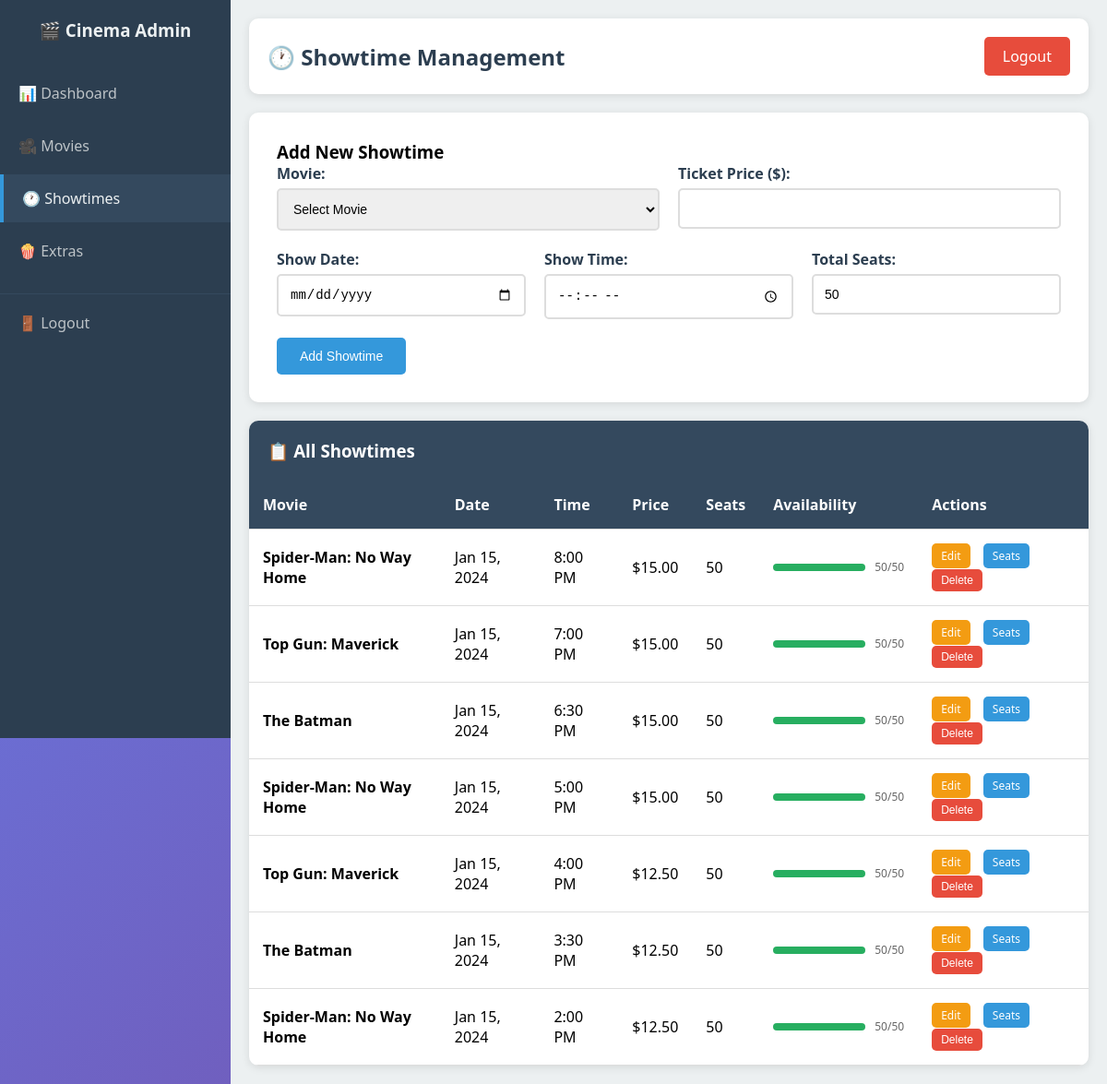
The app's page /admin/showtimes.php (signed in) with its own data.
### tables this page shows
CREATE TABLE showtimes (
    id INT PRIMARY KEY AUTO_INCREMENT,
    movie_id INT,
    show_date DATE NOT NULL,
    show_time TIME NOT NULL,
    total_seats INT DEFAULT 50,
    available_seats INT DEFAULT 50,
    price DECIMAL(10,2) NOT NULL,
    FOREIGN KEY (movie_id) REFERENCES movies(id) ON DELETE CASCADE
);

CREATE TABLE movies (
    id INT PRIMARY KEY AUTO_INCREMENT,
    title VARCHAR(255) NOT NULL,
    description TEXT,
    trailer_url VARCHAR(500),
    poster_image VARCHAR(255),
    duration INT,  
    rating VARCHAR(10),
    status ENUM('active', 'inactive') DEFAULT 'active',
    created_at TIMESTAMP DEFAULT CURRENT_TIMESTAMP
);

### admin/showtimes.php (the view, shortened to what this page needs)
<?php
$pdo = getDBConnection();
$editShowtime = null;
try {
    $stmt = $pdo->query("
        SELECT s.*, m.title as movie_title
        FROM showtimes s
        JOIN movies m ON s.movie_id = m.id
        ORDER BY s.show_date DESC, s.show_time DESC
    ");
    $showtimes = $stmt->fetchAll();
} catch (PDOException $e) {
    $error = 'Error loading showtimes';
    $showtimes = [];
}
?>
<!DOCTYPE html>
<html lang="en">
<head>
    <link rel="stylesheet" href="../assets/css/admin.css">
</head>
<body>
    <div class="admin-container">
        <?php include 'includes/sidebar.php'; ?>
        <div class="main-content">
            <div class="header">
                <h1>🕐 Showtime Management</h1>
                <a href="?logout=1" class="logout-btn">Logout</a>
            </div>
            <div class="form-container">
                <h3><?php echo $editShowtime ? 'Edit Showtime' : 'Add New Showtime'; ?></h3>
                <form method="POST" action="">
                    <div style="display: grid; grid-template-columns: 1fr 1fr; gap: 20px;">
                        <div class="form-group">
                            <label for="movie_id">Movie:</label>
                            <select id="movie_id" name="movie_id" required>
                                <option value="">Select Movie</option>
                            </select>
                        </div>
                        <div class="form-group">
                            <label for="price">Ticket Price ($):</label>
                            <input type="number" id="price" name="price" step="0.01" min="0" required
                                   value="<?php echo htmlspecialchars($editShowtime['price'] ?? ''); ?>">
                        </div>
                    </div>
                    <div style="display: grid; grid-template-columns: 1fr 1fr <?php echo $editShowtime ? '' : '1fr'; ?>; gap: 20px;">
                        <div class="form-group">
                            <label for="show_date">Show Date:</label>
                            <input type="date" id="show_date" name="show_date" required
                                   value="<?php echo htmlspecialchars($editShowtime['show_date'] ?? ''); ?>"
                                   min="<?php echo date('Y-m-d'); ?>">
                        </div>
                        <div class="form-group">
                            <label for="show_time">Show Time:</label>
                            <input type="time" id="show_time" name="show_time" required
                                   value="<?php echo htmlspecialchars($editShowtime['show_time'] ?? ''); ?>">
                        </div>
                        <?php if (!$editShowtime): ?>
                            <div class="form-group">
                                <label for="total_seats">Total Seats:</label>
                                <input type="number" id="total_seats" name="total_seats" min="10" max="100" value="50" required>
                            </div>
                        <?php endif; ?>
                    </div>
                    <button type="submit" class="btn btn-primary">
                        <?php echo $editShowtime ? 'Update Showtime' : 'Add Showtime'; ?>
                    </button>
                </form>
            </div>
            <div class="table-container">
                <h3 style="padding: 20px; margin: 0; background: #34495e; color: white;">📋 All Showtimes</h3>
                <table>
                    <thead>
                        <tr>
                            <th>Movie</th>
                            <th>Date</th>
                            <th>Time</th>
                            <th>Price</th>
                            <th>Seats</th>
                            <th>Availability</th>
                            <th>Actions</th>
                        </tr>
                    </thead>
                    <tbody>
                        <?php foreach ($showtimes as $showtime): ?>
                            <tr>
                                <td><strong><?php echo htmlspecialchars($showtime['movie_title']); ?></strong></td>
                                <td><?php echo date('M j, Y', strtotime($showtime['show_date'])); ?></td>
                                <td><?php echo date('g:i A', strtotime($showtime['show_time'])); ?></td>
                                <td>$<?php echo number_format($showtime['price'], 2); ?></td>
                                <td><?php echo $showtime['total_seats']; ?></td>
                                <td>
                                    <div style="display: flex; align-items: center; gap: 10px;">
                                        <div style="width: 100px; height: 8px; background: #ddd; border-radius: 4px; overflow: hidden;">
                                            <?php
                                            $percentage = ($showtime['available_seats'] / $showtime['total_seats']) * 100;
                                            $color = $percentage > 50 ? '#27ae60' : ($percentage > 20 ? '#f39c12' : '#e74c3c');
                                            ?>
                                            <div style="width: <?php echo $percentage; ?>%; height: 100%; background: <?php echo $color; ?>;"></div>
                                        </div>
                                        <span style="font-size: 12px; color: #666;">
                                            <?php echo $showtime['available_seats']; ?>/<?php echo $showtime['total_seats']; ?>
                                        </span>
                                    </div>
                                </td>
                                <td>
                                    <a href="?edit=<?php echo $showtime['id']; ?>" class="btn btn-warning" style="padding: 5px 10px; font-size: 12px;">Edit</a>
                                    <a href="seats.php?showtime=<?php echo $showtime['id']; ?>" class="btn btn-primary" style="padding: 5px 10px; font-size: 12px;">Seats</a>
                                    <form method="POST" style="display: inline;"
                                          onsubmit="return confirm('Are you sure you want to delete this showtime?');">
                                        <button type="submit" class="btn btn-danger" style="padding: 5px 10px; font-size: 12px;">Delete</button>
                                    </form>
                                </td>
                            </tr>
                        <?php endforeach; ?>
                    </tbody>
                </table>
            </div>
        </div>
    </div>
</body>
</html>

### assets/css/admin.css (style rules this page uses)
* { margin: 0; padding: 0; box-sizing: border-box; }
body { font-family: 'Segoe UI', Tahoma, Geneva, Verdana, sans-serif; background: linear-gradient(135deg, #667eea 0%, #764ba2 100%); min-height: 100vh; }
.admin-container { display: flex; min-height: 100vh; }
.main-content { margin-left: 250px; padding: 20px; width: calc(100% - 250px); background: #ecf0f1; min-height: 100vh; }
.header { background: white; padding: 20px; border-radius: 10px; margin-bottom: 20px; box-shadow: 0 2px 10px rgba(0,0,0,0.1); display: flex; justify-content: space-between; align-items: center; }
.header h1 { color: #2c3e50; font-size: 24px; }
.logout-btn { background: #e74c3c; color: white; padding: 10px 20px; border: none; border-radius: 5px; cursor: pointer; text-decoration: none; transition: background 0.3s; }
.form-container { background: white; padding: 30px; border-radius: 10px; box-shadow: 0 2px 10px rgba(0,0,0,0.1); margin-bottom: 20px; }
.form-group { margin-bottom: 20px; }
.form-group label { display: block; margin-bottom: 5px; font-weight: 600; color: #2c3e50; }
.form-group input, .form-group textarea, .form-group select { width: 100%; padding: 12px; border: 2px solid #ddd; border-radius: 5px; font-size: 14px; transition: border-color 0.3s; }
.btn { padding: 12px 25px; border: none; border-radius: 5px; cursor: pointer; font-size: 14px; text-decoration: none; display: inline-block; transition: all 0.3s; margin-right: 10px; }
.btn-primary { background: #3498db; color: white; }
.btn-danger { background: #e74c3c; color: white; }
.btn-warning { background: #f39c12; color: white; }
.table-container { background: white; border-radius: 10px; overflow: hidden; box-shadow: 0 2px 10px rgba(0,0,0,0.1); }
table { width: 100%; border-collapse: collapse; }
table th, table td { padding: 15px; text-align: left; border-bottom: 1px solid #ddd; }
table th { background: #34495e; color: white; font-weight: 600; }

### records on screen
showtimes: movie.title "Spider-Man: No Way Home", show_date "Jan 15, 2024", show_time "8:00 PM", price "15.00", total_seats "50", available_seats "50"
showtimes: movie.title "Top Gun: Maverick", show_date "Jan 15, 2024", show_time "7:00 PM", price "15.00", total_seats "50", available_seats "50"
showtimes: movie.title "The Batman", show_date "Jan 15, 2024", show_time "6:30 PM", price "15.00", total_seats "50", available_seats "50"
showtimes: movie.title "Spider-Man: No Way Home", show_date "Jan 15, 2024", show_time "5:00 PM", price "15.00", total_seats "50", available_seats "50"
showtimes: movie.title "Top Gun: Maverick", show_date "Jan 15, 2024", show_time "4:00 PM", price "12.50", total_seats "50", available_seats "50"
showtimes: movie.title "The Batman", show_date "Jan 15, 2024", show_time "3:30 PM", price "12.50", total_seats "50", available_seats "50"
showtimes: movie.title "Spider-Man: No Way Home", show_date "Jan 15, 2024", show_time "2:00 PM", price "12.50", total_seats "50", available_seats "50"
